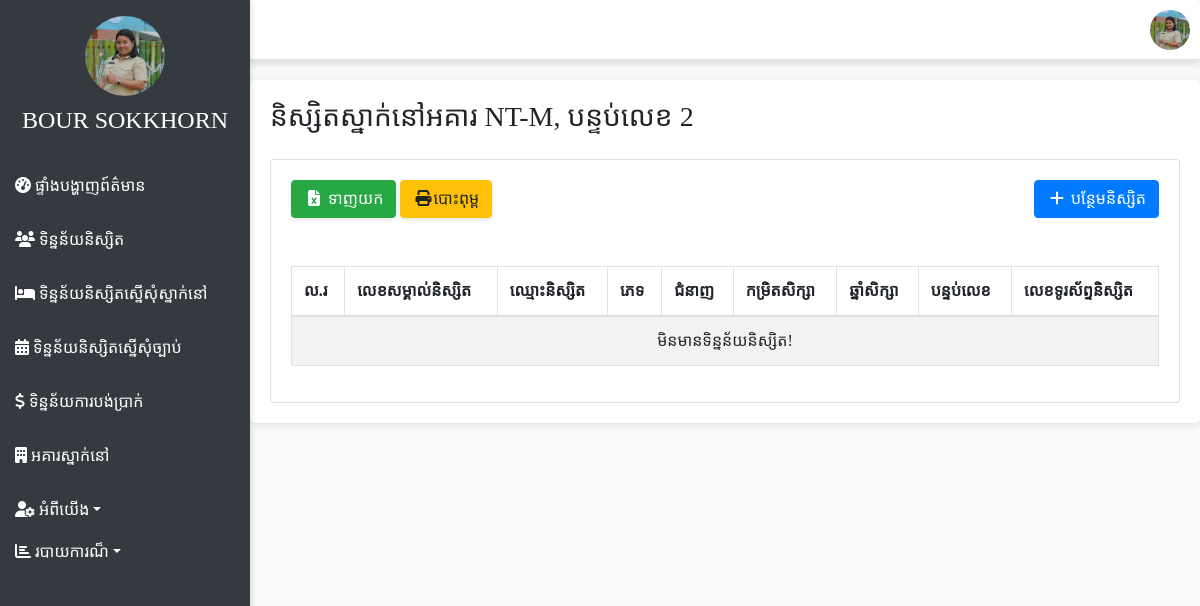
Before: /admin/build_number.php?building_name=NT-M&room=2 (signed in) with the older database file.
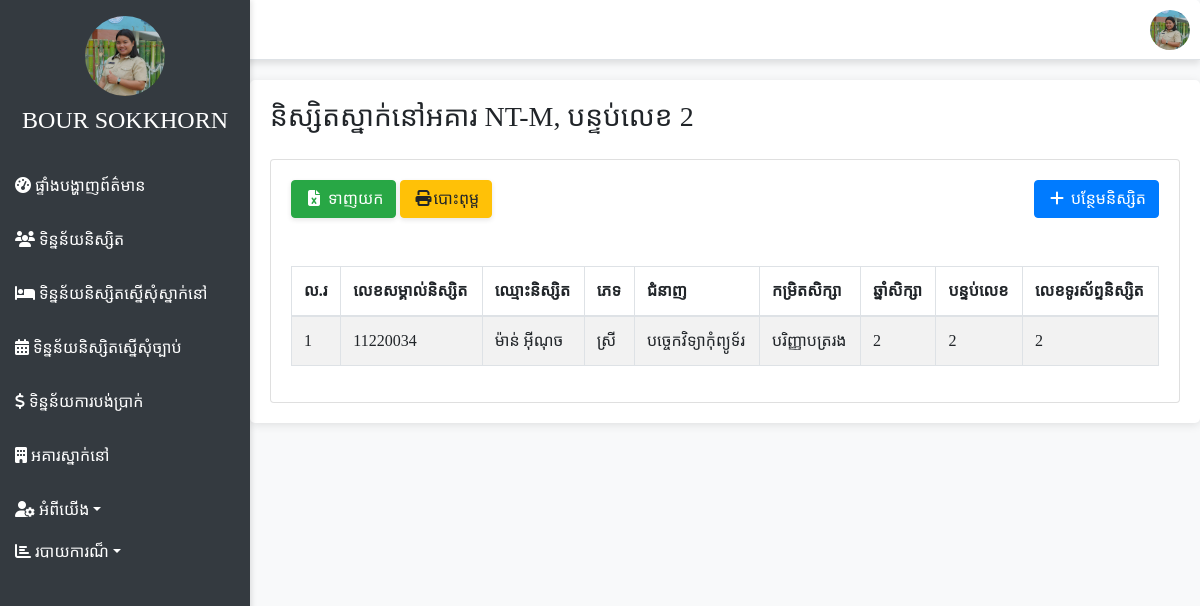
After: the same page with the newer database file.
### tables this page shows
CREATE TABLE `register` (
  `user_id` int(11) NOT NULL,
  `password` varchar(255) DEFAULT NULL,
  `student_id` varchar(20) DEFAULT NULL,
  `lastname` varchar(50) DEFAULT NULL,
  `name` varchar(50) DEFAULT NULL,
  `username` varchar(50) DEFAULT NULL,
  `gender` enum('ប្រុស','ស្រី') DEFAULT NULL,
  `dob` date DEFAULT NULL,
  `address` text DEFAULT NULL,
  `phone_student` varchar(250) NOT NULL,
  `phone_parent` varchar(20) DEFAULT NULL,
  `skill` varchar(100) DEFAULT NULL,
  `education_level` varchar(100) DEFAULT NULL,
  `year` int(11) DEFAULT NULL,
  `img` varchar(255) NOT NULL,
  `building` varchar(255) NOT NULL,
  `room` int(100) NOT NULL,
  `stay` date DEFAULT NULL,
  `status` enum('មិនអនុញ្ញាត','អនុញ្ញាត','រង់ចាំ','') NOT NULL
);

### admin/build_number.php (the view, shortened to what this page needs)
<?php
include '../conn_db.php';
$default_building = isset($_SESSION['default_building']) ? $_SESSION['default_building'] : '';
$building_name = isset($_GET['building_name']) ? htmlspecialchars($_GET['building_name']) : $default_building;
$roomNumber = isset($_GET['room']) ? htmlspecialchars($_GET['room']) : 1;
$sql_students = $conn->prepare("SELECT * FROM register WHERE building = ? AND room = ?");
$sql_students->bind_param("si", $building_name, $roomNumber);
$sql_students->execute();
$result_students = $sql_students->get_result();
$total_students = $result_students->num_rows;
?>
<?php include("../include/header.php"); ?>
<!DOCTYPE html>
<html lang="en">
<head>
  <link rel="stylesheet" href="https://cdnjs.cloudflare.com/ajax/libs/font-awesome/6.1.1/css/all.min.css">
  <link rel="stylesheet" href="https://stackpath.bootstrapcdn.com/bootstrap/4.5.2/css/bootstrap.min.css">
  <link rel="stylesheet" href="../style/header.css">
</head>
<body>
<div class="content-wrapper">
  <h3 style="margin-bottom: 25px;">
    <?php
    if (isset($_GET['room'])) {
        echo "និស្សិតស្នាក់នៅអគារ " . htmlspecialchars($building_name) . ", បន្ទប់លេខ " . htmlspecialchars($roomNumber);
    } else {
        echo "Not Found";
    }
    ?>
  </h3>
  <div class="card">
    <div class="card-body">
    <div class="d-flex justify-content-between align-items-center mb-3">
      <div>
        <button type="button" class="btn btn-success btn-shadow" onclick="exportToExcel()">
            <i class="fa-solid fa-file-excel fa-fw"></i> ទាញយក
        </button>
        <button type="button" class="btn btn-warning btn-shadow" onclick="printReport()"><i class="fa-solid fa-print fa-fw"></i>បោះពុម្ព</button>
      </div>
      <div>
        <?php if ($total_students == 8) { ?>
          <span class='badge badge-danger'>បន្ទប់ពេញហើយ!</span>
        <?php } else if ($total_students < 8) { ?>
          <a href="add_student.php?building_name=<?php echo urlencode($building_name); ?>&room=<?php echo urlencode($roomNumber); ?>" class="btn btn-primary"><i class="fa-solid fa-plus fa-fw"></i> បន្ថែមនិស្សិត</a>
        <?php } ?>
      </div>
    </div>
      <div class="table-responsive mt-5">
        <table class="table table-bordered table-hover table-striped">
          <thead>
            <tr>
              <th>ល.រ</th>
              <th>លេខសម្គាល់និស្សិត</th>
              <th>ឈ្មោះនិស្សិត</th>
              <th>ភេទ</th>
              <th>ជំនាញ</th>
              <th>កម្រិតសិក្សា</th>
              <th>ឆ្នាំសិក្សា</th>
              <th>បន្ទប់លេខ</th>
              <th>លេខទូរស័ព្ទនិស្សិត</th>
            </tr>
          </thead>
          <tbody>
          <?php
          if ($total_students > 0) {
              $count = 1;
              while ($row = $result_students->fetch_assoc()) {
          ?>
                  <tr>
                      <td><?php echo $count++; ?></td>
                      <td><?php echo htmlspecialchars($row["student_id"]); ?></td>
                      <td><?php echo htmlspecialchars($row["lastname"] . " " . $row["name"]); ?></td>
                      <td><?php echo htmlspecialchars($row["gender"]); ?></td>
                      <td><?php echo htmlspecialchars($row["skill"]); ?></td>
                      <td><?php echo htmlspecialchars($row["education_level"]); ?></td>
                      <td><?php echo htmlspecialchars($row["year"]); ?></td>
                      <td><?php echo htmlspecialchars($row["room"]); ?></td>
                      <td><?php echo htmlspecialchars($row["phone_student"]); ?></td>
                  </tr>
          <?php
              }
          } else {
          ?>
              <tr><td colspan='9' class="text-center">មិនមានទិន្នន័យនិស្សិត!</td></tr>
          <?php
          }
          ?>
          </tbody>
        </table>
      </div>
    </div>
  </div>
</div>
</body>
</html>

Changed rows visible on the page:
added register: student "11220034", lastname+name "ម៉ាន់ អ៊ីណុច", gender "ស្រី", skill "បច្ចេកវិទ្យាកុំព្យូទ័រ", education_level "បរិញ្ញាបត្ររង", year "2", room "2", phone_student "2"
Other visible differences:
text no longer shown: "មិនមានទិន្នន័យនិស្សិត!"
